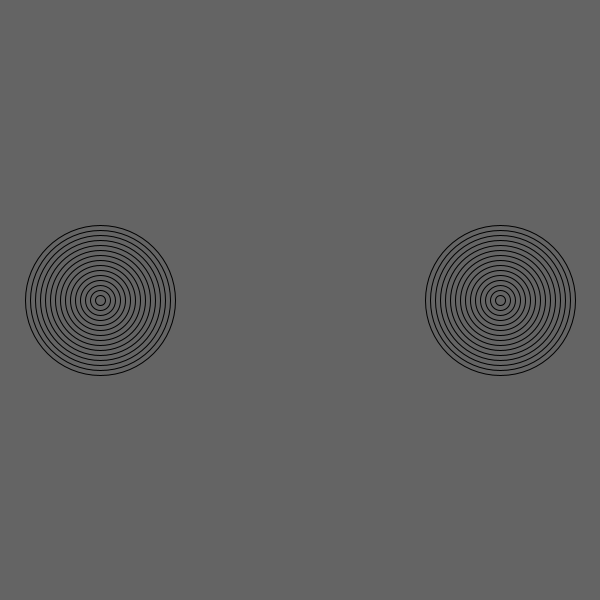
Frame 1 (no input)
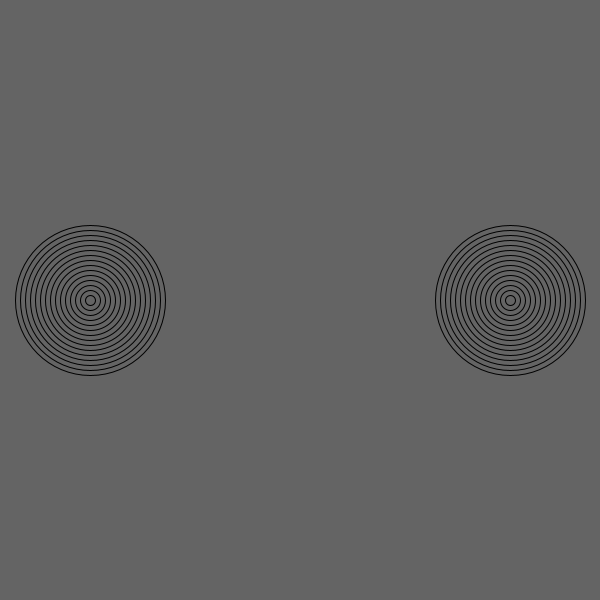
Frame 60 (the mouse pressed at the canvas centre just before this capture)
Frame 120 (the mouse held since frame 60 and released just before this capture): identical to frame 60, image omitted

The Processing sketch that drew these frames (run headless with seeded random() and noise(); from frame 60 on, the mouse is pressed at the canvas centre):

// Processing sketch: amazing_rings
// ── amazing_rings.pde
int x1=100;
int x2 = 500;
int speed = 10;
void setup() {
  size(600, 600);
}

void draw()
{
  
  noFill();
  background(100,100,100);
  ring(x1,300);
  ring(x2,300);
  x1+=speed;
  x2-=speed;
  if (x1>=width) {
    speed*=-1;}
  

if (x1<=0) {
    speed*=-1;}

}
void ring(int x, int y) {
  for (int i = width /4; i > 1; i-=10) {

    ellipse(x, y, i, i);
  }
}
